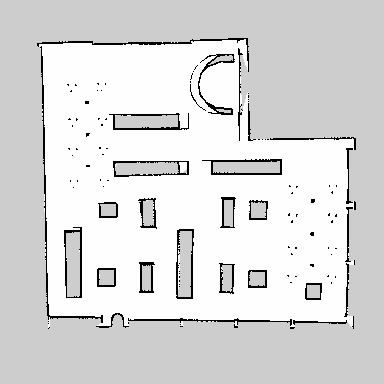
#> input picture catkin_ws/src/sde_launch/map/aws_robomaker_bookstore_world/001/map.pgm, 384 x 384 px, found by its file name
$ python img_reshape.py
#> lines starting #> are read from the running program, lines starting #| are printed output that depends on the picture
#> further down, img is the input picture: shape (384, 384, 3); min 0, max 254, mean 218.2
#!/usr/bin/env python3
# coding: utf8

import cv2
import numpy as np
import os, glob


# 画像を中心から指定サイズで切り出し

def trim_center(img, width, height):
#> called with width = 380, height = 230
    h, w = img.shape[:2]
#> h = 384; w = 384

    top = int((h / 2) - (height / 2))
#> top = 77
    bottom = top+height
#> bottom = 307
    left = int((w / 2) - (width / 2))
#> left = 2
    right = left+width
#> right = 382

    return img[top:bottom, left:right]
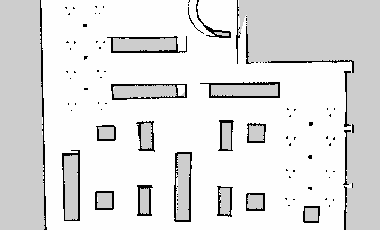
#> returned value: shape (230, 380, 3); min 0, max 254, mean 224.9

if __name__ == '__main__':
    src_file = 'map.pgm'
    width =380
    height = 230
    img = cv2.imread(src_file)
    dst = trim_center(img, width, height)
    cv2.imwrite('map_reshape_2.bmp', dst)
